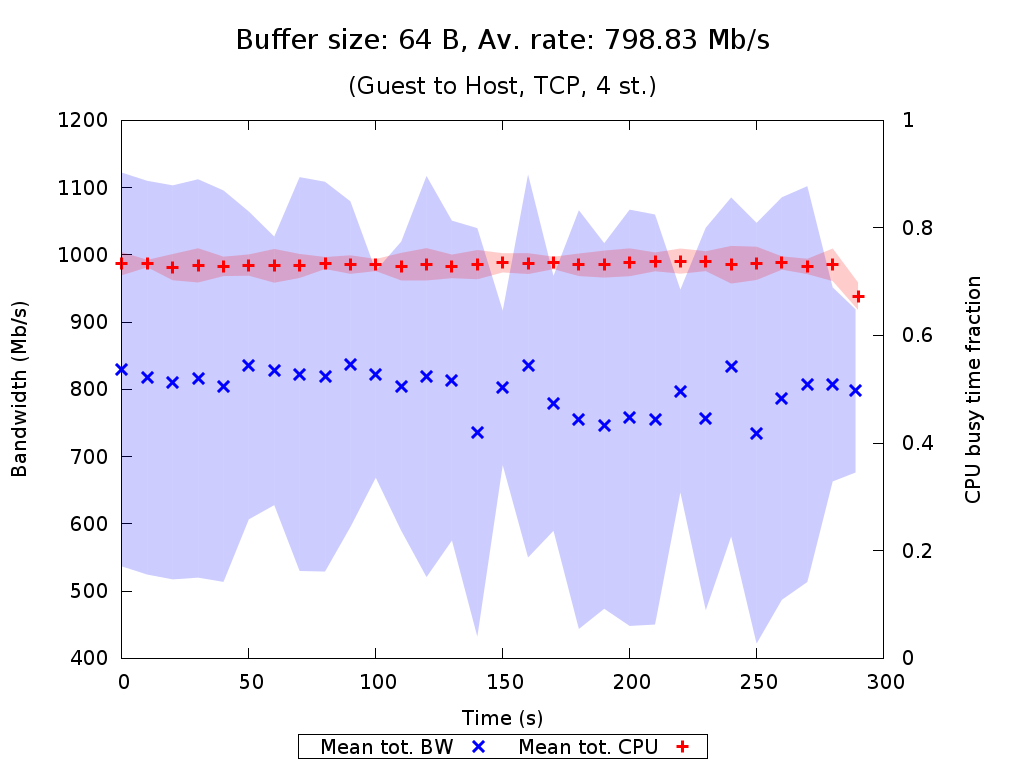

Write the gnuplot code that produced this figure.
set terminal pngcairo nocrop enhanced size 1024,768 font "Verdana,15"
set output "TCP_4_st_2015_07_24_22-09-54_g2h_64B.png"

set title "{/=20 Buffer size: 64 B, Av. rate: 798.83 Mb/s}\n\n{/=18 (Guest to Host, TCP, 4 st.)}"

set xlabel "Time (s)"
set ylabel "Bandwidth (Mb/s)"
set ytics nomirror
set y2label "CPU busy time fraction"
set y2tics nomirror
set y2range [0:1]
set key bmargin center horizontal box samplen 1 width -1
set bmargin 4.6

set style fill transparent solid 0.2 noborder
plot "TCP_4_st_2015_07_24_22-09-54_g2h_64B_iperf_processed.dat" using 1:($2/1048576.0-$3/1048576.0):($2/1048576.0+$3/1048576.0) with filledcurves lc rgb "blue" notitle, \
     "" using 1:($2/1048576.0) with points pt 2 ps 1.5 lw 3 lc rgb "blue" title "Mean tot. BW", \
     "TCP_4_st_2015_07_24_22-09-54_g2h_64B_mpstat_processed.dat" using 1:($2-$3):($2+$3) with filledcurves lc rgb "red" axes x1y2 notitle, \
     "" using 1:2 with points pt 1 ps 1.5 lw 3 lc rgb "red" axes x1y2 title "Mean tot. CPU"
